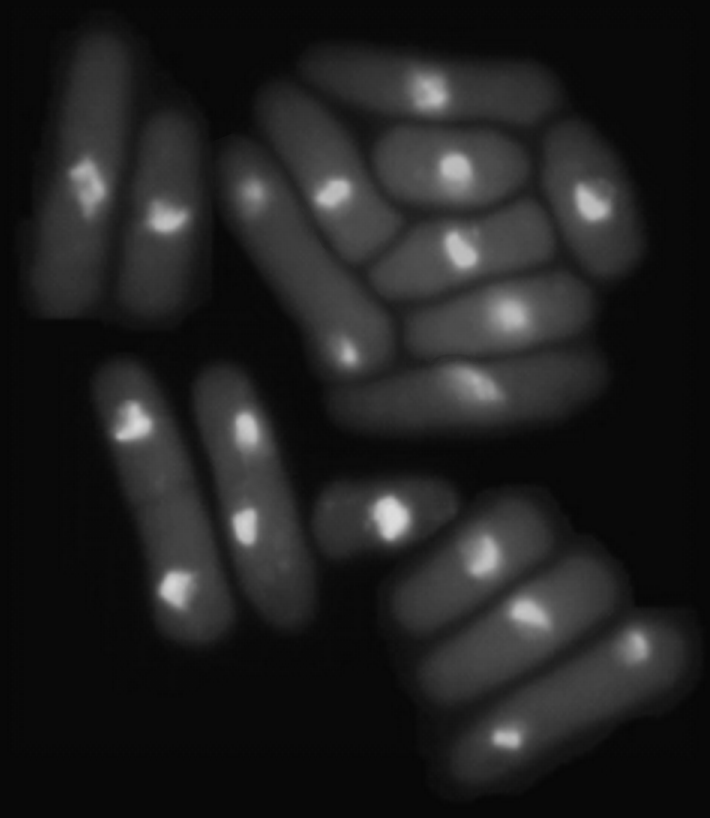
#> input picture TPs/TP3/Proyecto_03/images/levadura.png, 710 x 818 px, found by its file name
$ python main.py
#> lines starting #> are read from the running program, lines starting #| are printed output that depends on the picture; after the words box and inside, x2 and y2 are one past the last pixel; in counts of white or black regions, pixels touching at a corner belong together
import cv2 as cv
import numpy as np

# WINDOWS
window_name = 'threshold'

# KERNEL
kernel = np.ones((3, 3), np.uint8)

# TRACKBARS
trackbar_window_name = 'Trackbars'
cv.namedWindow(trackbar_window_name, cv.WINDOW_AUTOSIZE)  # Use cv.WINDOW_AUTOSIZE flag

max_value_thresh = 255
thresh_name = 'Threshold'
cv.createTrackbar(thresh_name, trackbar_window_name, 0, max_value_thresh, lambda x: None)

max_value_morph = 15
dilate_name = 'Dilate'
erode_name = 'Erode'
cv.createTrackbar(erode_name, trackbar_window_name, 0, max_value_morph, lambda x: None)
cv.createTrackbar(dilate_name, trackbar_window_name, 0, max_value_morph, lambda x: None)

# Initial area classification threshold
initial_area_threshold = 600
area_threshold = initial_area_threshold


def onAreaThresholdChange(x):
    global area_threshold
    area_threshold = x


# Create a trackbar for area_threshold
cv.createTrackbar('Area Thresh', trackbar_window_name, initial_area_threshold, 1500, onAreaThresholdChange)

while True:
    # Image
    img = cv.imread('levadura.png')
#> img is the input picture: shape (818, 710, 3); min 6, max 222, mean 33.1
    img2 = cv.cvtColor(img, cv.COLOR_BGR2GRAY)

    # Segmentation with threshold
    thresh_value = cv.getTrackbarPos(thresh_name, trackbar_window_name)

    _, thresh = cv.threshold(img2, thresh_value, max_value_thresh, cv.THRESH_BINARY)
#> thresh: shape (818, 710); every value is 255

    # Noise removal
    opening = cv.morphologyEx(thresh, cv.MORPH_OPEN, kernel, iterations=3)
    closing = cv.morphologyEx(opening, cv.MORPH_OPEN, kernel, iterations=3)

    cv.imshow('threshold', thresh)

    # Seeds
    erode_value = cv.getTrackbarPos(erode_name, trackbar_window_name)
    dilate_value = cv.getTrackbarPos(dilate_name, trackbar_window_name)

    # Finding sure foreground area sureFG
    foreground = cv.erode(closing, kernel, iterations=erode_value)
    background = cv.dilate(closing, kernel, iterations=dilate_value)
    # Finding unknown region
    unknown = cv.subtract(background, foreground)
#> unknown: shape (818, 710); every value is 0

    # Marker labeling from the foreground area surface
    number, markers = cv.connectedComponents(foreground)
#> markers: shape (818, 710) int32; every value is 1
#> number = 2

    # Add one to all labels so that sure background is not 0, but 1
    markers = markers + 1
#> markers: shape (818, 710) int32; every value is 2

    # Now, mark the region of the unknown with zero
    markers[unknown == 255] = 0

    markers_map = np.uint8(255 * markers / number)
    color_map = cv.applyColorMap(markers_map, cv.COLORMAP_JET)
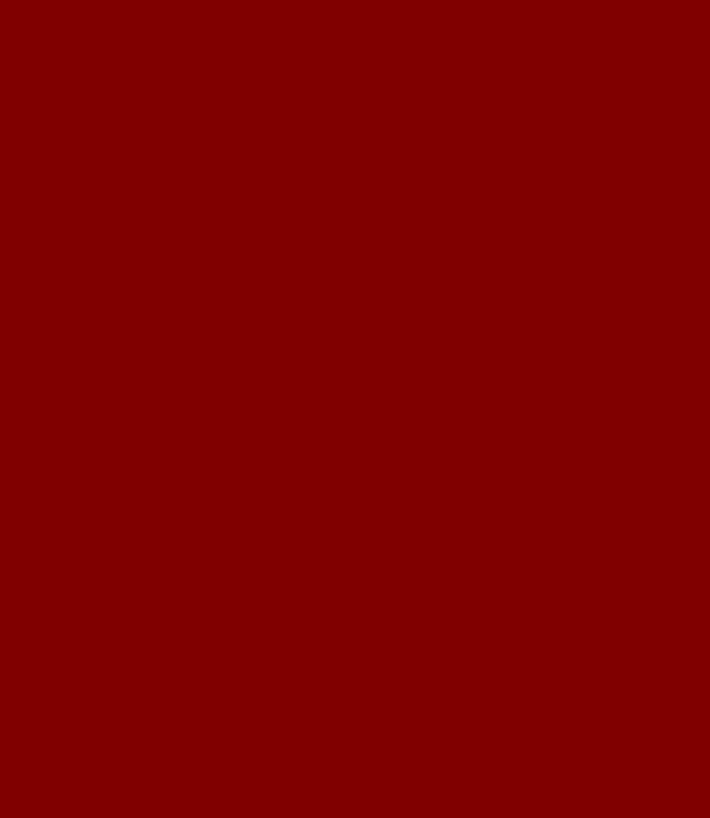
#> color_map: shape (818, 710, 3); mean B, G, R 0, 0, 128
    cv.imshow('color_map', color_map)

    # Segmentation with watershed
    markers = cv.watershed(img, markers)
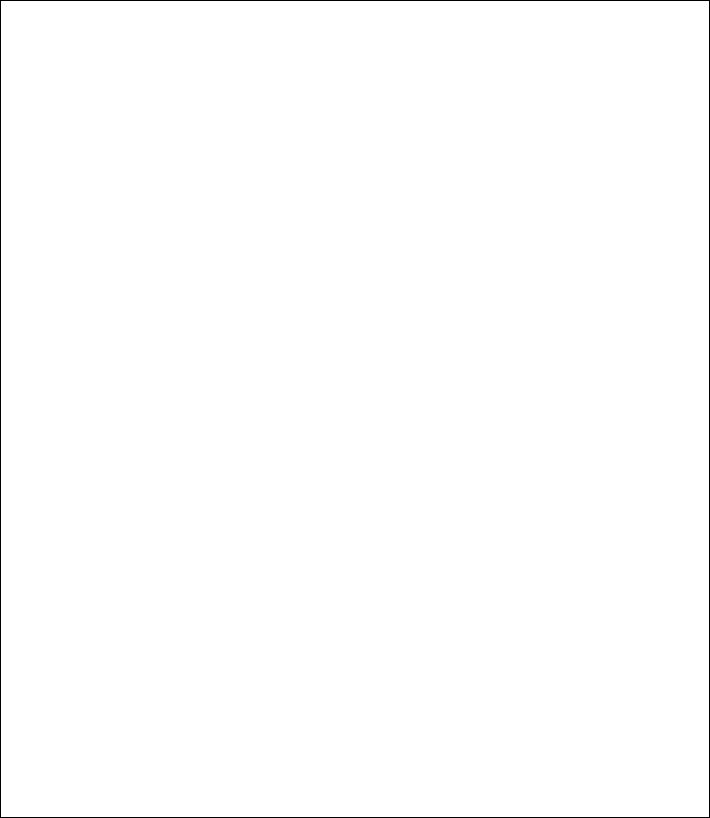
#> markers: shape (818, 710) int32; values -1 (black) and 2 (white), 99.5% white; black in thin lines or dots
    img[markers == -1] = [0, 0, 255]

    # Count cells
    numberSTR = str(number - 1)
#> numberSTR = '1'
    number_cell = 'Cell count: ' + numberSTR
#> number_cell = 'Cell count: 1'
    cv.putText(img, number_cell, (10, 800), cv.FONT_HERSHEY_SIMPLEX, 1, color=(255, 0, 0), thickness=2)
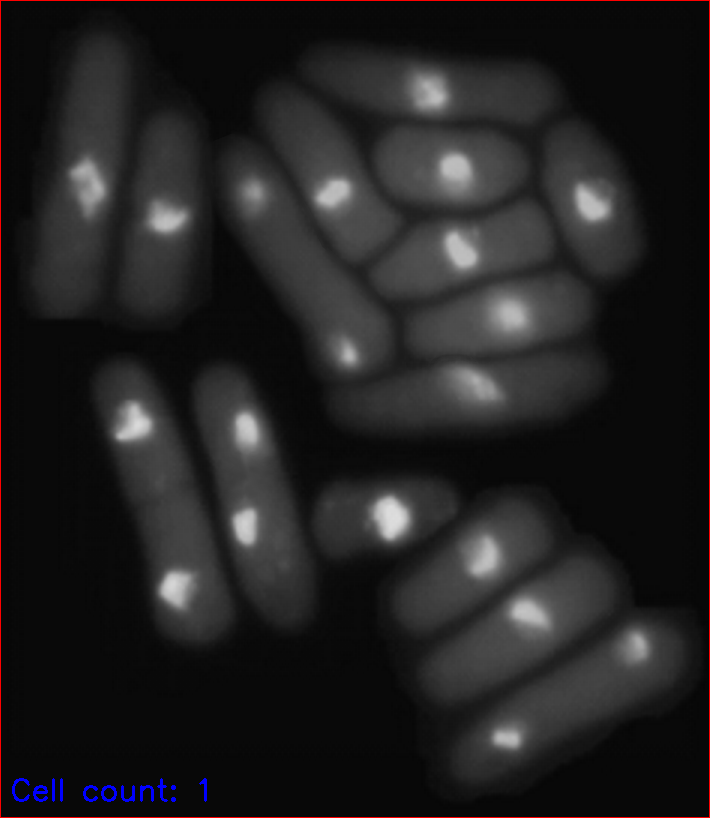
#> img: shape (818, 710, 3); mean B, G, R 33.5, 33, 34.4

    # Create a result_image for area classification
    result_image = img.copy()

    # Area classification
    # Big nuclei are green, small nuclei are yellow
    contours, hierachy = cv.findContours(image=foreground, mode=cv.RETR_EXTERNAL, method=cv.CHAIN_APPROX_NONE)
#> contours = 1 contour; box (x1, y1, x2, y2) and area: (0, 0, 710, 818) 579253
    cell_count = 0
    small_nuclei_count = 0
    big_nuclei_count = 0
    for contour in contours:
        area = cv.contourArea(contour)
        if area < area_threshold:
            # For smaller areas, change the contour color to yellow
            cv.drawContours(result_image, [contour], -1, (0, 255, 255), 2)
            # Calculate and display the area of each cell
            M = cv.moments(contour)
            if M["m00"] != 0:
                cX = int(M["m10"] / M["m00"])
                cY = int(M["m01"] / M["m00"])
                cv.putText(result_image, f'Area: {area}', (cX - 20, cY), cv.FONT_HERSHEY_SIMPLEX, 0.5,
                           (0, 0, 255), 1)
            small_nuclei_count += 1
        else:
            cell_count += 1
            big_nuclei_count += 1
            cv.drawContours(result_image, [contour], -1, (0, 255, 0), 2)
            # Calculate and display the area of each cell
            M = cv.moments(contour)
            if M["m00"] != 0:
                cX = int(M["m10"] / M["m00"])
                cY = int(M["m01"] / M["m00"])
                cv.putText(result_image, f'Area: {area}', (cX - 20, cY), cv.FONT_HERSHEY_SIMPLEX, 0.5,
                           (0, 0, 255), 1)
#> this loop made 1 pass
#> (area, cell_count, big_nuclei_count, cX, cY) on pass 1: (579253, 1, 1, 354, 408)
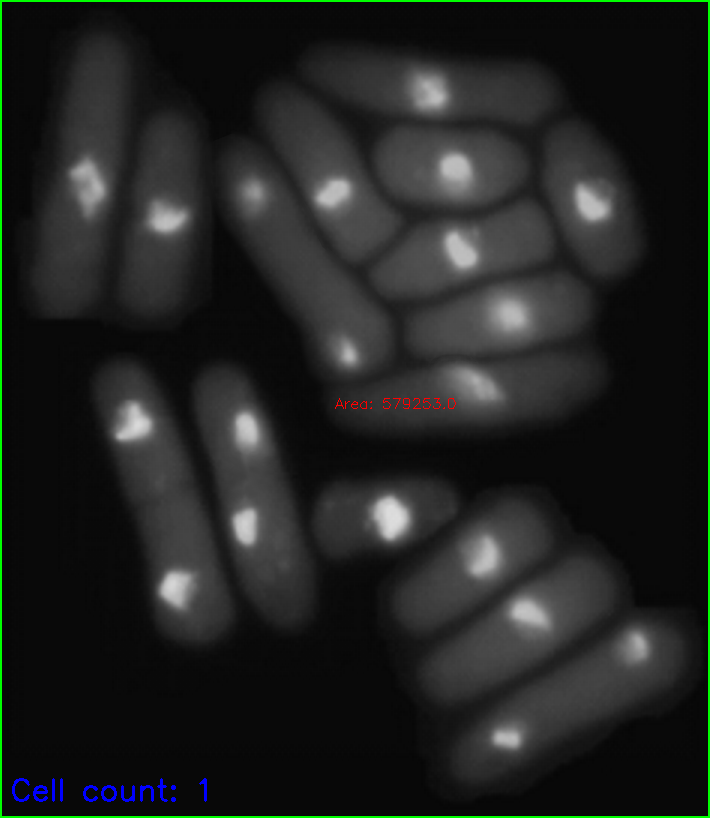
#> result_image: shape (818, 710, 3); 1.1% of pixels changed, all inside (x1, y1, x2, y2) = (0, 0, 710, 818)
#> after the loop, big_nuclei_count = 1; cell_count = 1; small_nuclei_count = 0

    # Add big and small nuclei counts above cell count
    counts_text = f'Big nuclei: {big_nuclei_count} | Small nuclei: {small_nuclei_count}'
#> counts_text = 'Big nuclei: 1 | Small nuclei: 0'
    cv.putText(result_image, counts_text, (10, 50), cv.FONT_HERSHEY_SIMPLEX, 0.8, (255, 0, 0), 2)
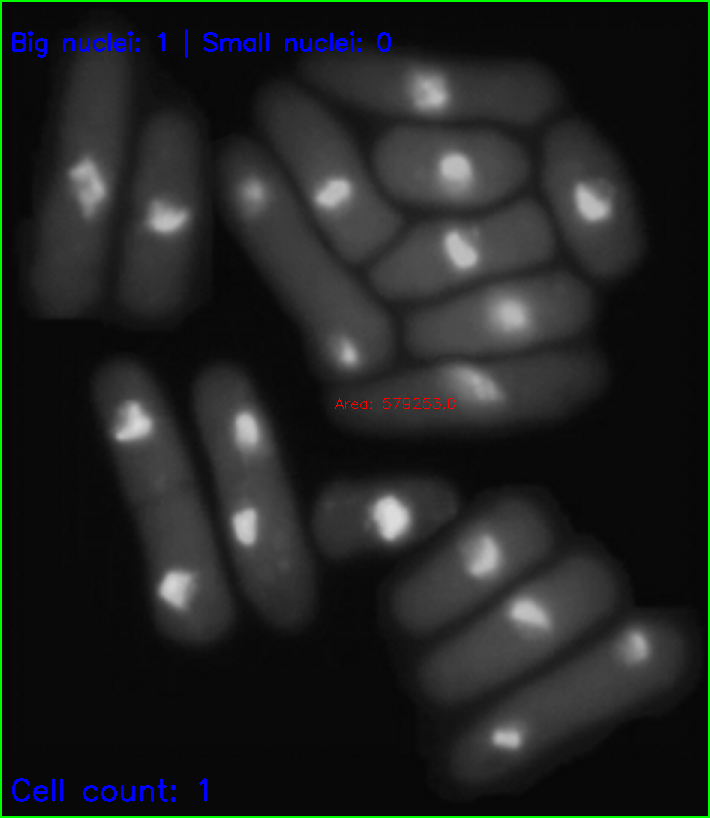
#> result_image: shape (818, 710, 3); 0.39% of pixels changed, all inside (x1, y1, x2, y2) = (12, 29, 391, 58)

    cv.imshow('Area classification', result_image)

    tecla = cv.waitKey(30)
#> (key Esc is pressed here)
    if tecla == 27:
        break
